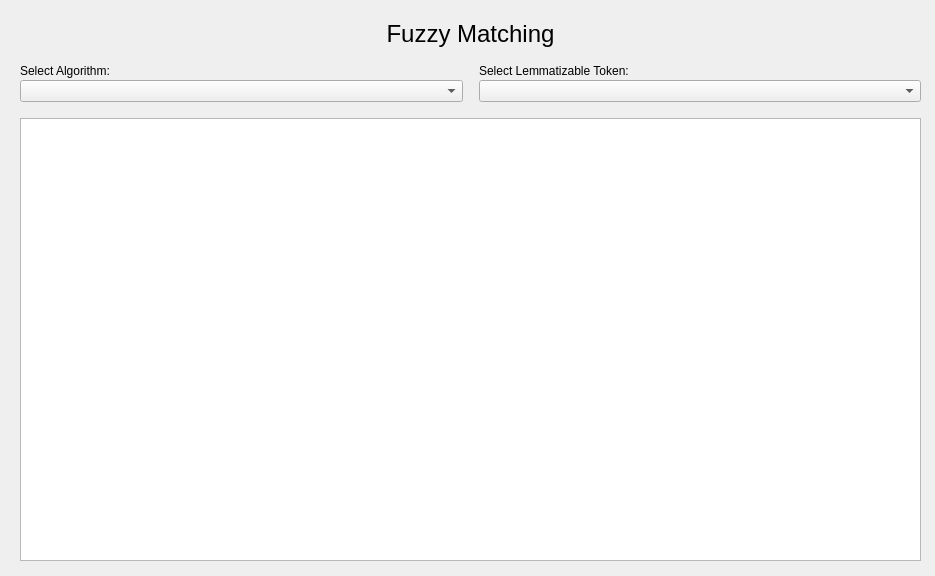
<?xml version="1.0" encoding="UTF-8"?>
<ui version="4.0">
 <class>Form</class>
 <widget class="QWidget" name="Form">
  <property name="geometry">
   <rect>
    <x>0</x>
    <y>0</y>
    <width>935</width>
    <height>576</height>
   </rect>
  </property>
  <property name="windowTitle">
   <string>Form</string>
  </property>
  <widget class="QWidget" name="layoutWidget">
   <property name="geometry">
    <rect>
     <x>0</x>
     <y>0</y>
     <width>941</width>
     <height>581</height>
    </rect>
   </property>
   <layout class="QVBoxLayout" name="verticalLayout">
    <property name="spacing">
     <number>16</number>
    </property>
    <property name="leftMargin">
     <number>20</number>
    </property>
    <property name="topMargin">
     <number>20</number>
    </property>
    <property name="rightMargin">
     <number>20</number>
    </property>
    <property name="bottomMargin">
     <number>20</number>
    </property>
    <item>
     <widget class="QLabel" name="label">
      <property name="sizePolicy">
       <sizepolicy hsizetype="Expanding" vsizetype="Fixed">
        <horstretch>0</horstretch>
        <verstretch>0</verstretch>
       </sizepolicy>
      </property>
      <property name="text">
       <string>&lt;html&gt;&lt;head/&gt;&lt;body&gt;&lt;p align=&quot;center&quot;&gt;&lt;span style=&quot; font-size:18pt;&quot;&gt;Fuzzy Matching&lt;/span&gt;&lt;/p&gt;&lt;/body&gt;&lt;/html&gt;</string>
      </property>
     </widget>
    </item>
    <item>
     <layout class="QHBoxLayout" name="horizontalLayout">
      <item>
       <layout class="QVBoxLayout" name="verticalLayout_2">
        <property name="spacing">
         <number>2</number>
        </property>
        <item>
         <widget class="QLabel" name="label_2">
          <property name="text">
           <string>Select Algorithm:</string>
          </property>
         </widget>
        </item>
        <item>
         <widget class="QComboBox" name="algo">
          <property name="sizePolicy">
           <sizepolicy hsizetype="MinimumExpanding" vsizetype="Fixed">
            <horstretch>0</horstretch>
            <verstretch>0</verstretch>
           </sizepolicy>
          </property>
         </widget>
        </item>
       </layout>
      </item>
      <item>
       <layout class="QVBoxLayout" name="verticalLayout_3">
        <property name="spacing">
         <number>2</number>
        </property>
        <item>
         <widget class="QLabel" name="label_3">
          <property name="text">
           <string>Select Lemmatizable Token:</string>
          </property>
         </widget>
        </item>
        <item>
         <widget class="QComboBox" name="lemmatizable">
          <property name="sizePolicy">
           <sizepolicy hsizetype="MinimumExpanding" vsizetype="Fixed">
            <horstretch>0</horstretch>
            <verstretch>0</verstretch>
           </sizepolicy>
          </property>
         </widget>
        </item>
       </layout>
      </item>
     </layout>
    </item>
    <item>
     <widget class="QTextEdit" name="output"/>
    </item>
   </layout>
  </widget>
 </widget>
 <resources/>
 <connections/>
</ui>
